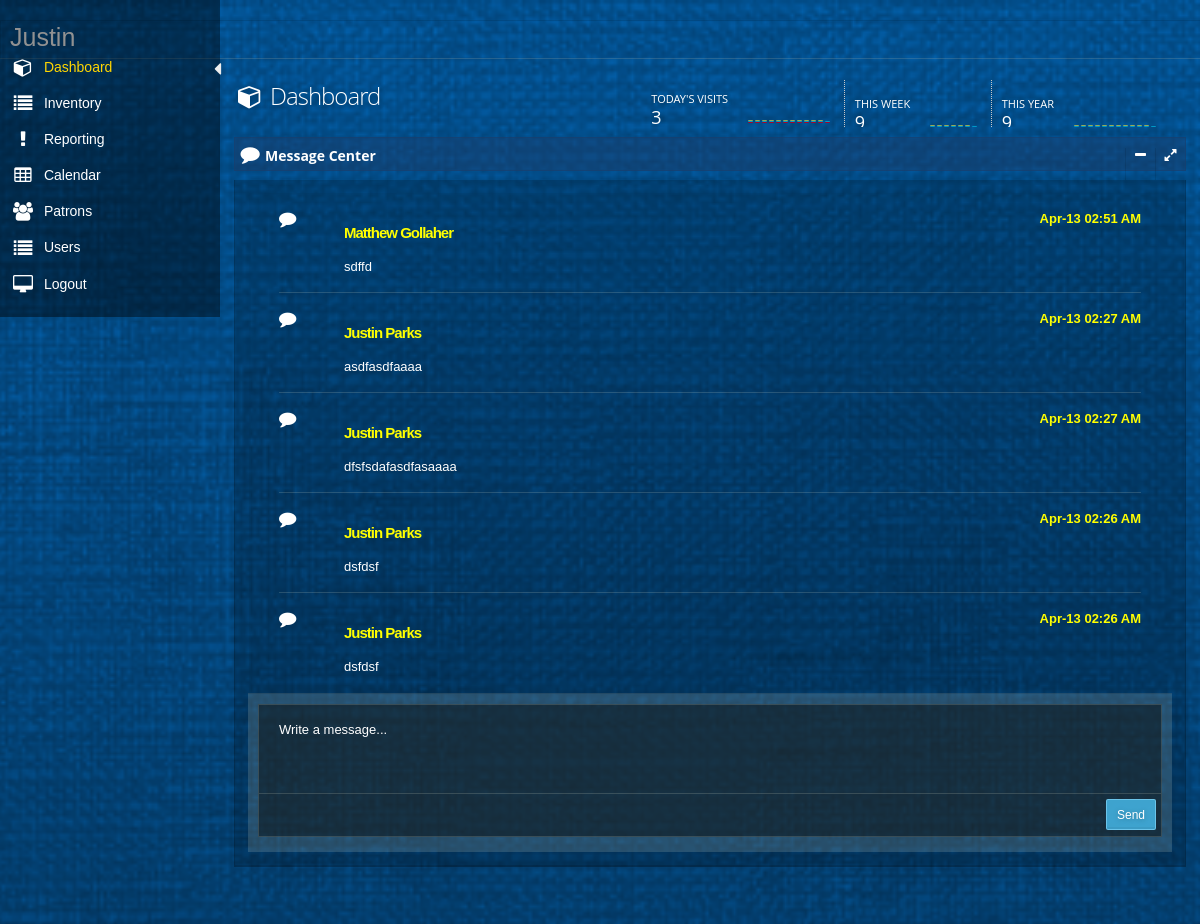
/home (signed in), run on the app's committed database.
### tables this page shows
CREATE TABLE "Message" (
	`Id`	INTEGER NOT NULL UNIQUE,
	`Author`	TEXT NOT NULL,
	`Time`	TEXT NOT NULL,
	`Content`	TEXT NOT NULL,
	PRIMARY KEY(`Id`)
);

### app.py (the view)
@app.route('/')
@app.route('/index')
@app.route('/menu')
@app.route('/home')
def index():
    return loginModule.index()

### databaseFunctions.py (called while the page is built)
def getAllVisitPatronVisitTimes():
    with engine.connect() as connection:
        sqlText = text("SELECT PatronVisitTime FROM VisitHistory ORDER by Id")
        result = engine.execute(sqlText)
        patronVisitTimes = []
        for row in result:
            patronVisitTimes.append(row[0])
        if not patronVisitTimes:
            return None
        else:
            return patronVisitTimes

def getAllVisitPatronVisitDates():
    with engine.connect() as connection:
        sqlText = text("SELECT PatronVisitDate FROM VisitHistory ORDER by Id")
        result = engine.execute(sqlText)
        patronVisitDates = []
        for row in result:
            patronVisitDates.append(row[0])
        if not patronVisitDates:
            return None
        else:
            return patronVisitDates

def getTop100MessageAuthors():
    with engine.connect() as connection:
        sqlText = text("SELECT Author FROM Message ORDER by Id DESC LIMIT 100")
        result = engine.execute(sqlText)
        authors = []
        for row in result:
            authors.append(row[0])
        if not authors:
            return None
        else:
            return authors

def getTop100MessageTimes():
    with engine.connect() as connection:
        sqlText = text("SELECT Time FROM Message ORDER by Id DESC LIMIT 100")
        result = engine.execute(sqlText)
        times = []
        for row in result:
            times.append(row[0])
        if not times:
            return None
        else:
            return times

def getTop100MessageContents():
    with engine.connect() as connection:
        sqlText = text("SELECT Content FROM Message ORDER by Id DESC LIMIT 100")
        result = engine.execute(sqlText)
        contents = []
        for row in result:
            contents.append(row[0])
        if not contents:
            return None
        else:
            return contents

### loginModule.py (called while the page is built)
def index():
    if not session.get('isLoggedIn'):
        return redirect('login')
    mT = populateMessagesTable()
    tVT = populateTodaysVisitsTable()
    tTV = sum(tVT)
    wVT = populateWeeksVisitTable()
    tWV = sum(wVT)
    mVT = populateMonthVisitTable()
    tMV = sum(mVT)
    return render_template('menu.html', currentUserFirstName = session.get('currentUserFirstName'), messageTable = mT, todaysVisitsTable = tVT, totalTodaysVisits = tTV, weeksVisitTable = wVT, totalWeekVisists = tWV, monthVisitTable = mVT, totalMonthVisits = tMV)

### templates/menu.html (shortened to what this page needs)
﻿{% extends "layout.html" %}
{% block body %}
<div id="main" role="main">
    <div id="content">
        <div class="row">
            <div class="col-xs-12 col-sm-7 col-md-7 col-lg-4">
                <h1 class="page-title txt-color-blueDark">
                    <i class="fa-fw fa fa-cube"></i>
                    Dashboard
                </h1>
            </div>
            <div class="col-xs-12 col-sm-5 col-md-5 col-lg-8">
                <ul id="sparks" style="padding-right: 30px;">
                    <li class="sparks-info">
                        <h5> Today's Visits <span class="txt-color-blue">{{ totalTodaysVisits }}</span></h5>
                        <div class="sparkline txt-color-blue hidden-mobile hidden-md hidden-sm">
                        </div>
                    </li>
                    <li class="sparks-info">
                        <br />
                        <h5> This Week <span class="txt-color-blue">{{ totalWeekVisists }}</span></h5>
                        <div class="sparkline txt-color-purple hidden-mobile hidden-md hidden-sm">
                        </div>
                    </li>
                    <li class="sparks-info">
                        <br />
                        <h5> This Year <span class="txt-color-blue"> {{totalMonthVisits}} </span></h5>
                        <div class="sparkline txt-color-greenDark hidden-mobile hidden-md hidden-sm">
                        </div>
                    </li>
                </ul>
            </div>
        </div>
        <section id="widget-grid" class="">
            <div class="row">
                <article class="col-xs-12 col-sm-12 col-md-12 col-lg-12">
                    <div class="jarviswidget jarviswidget-color-blueDark" id="wid-id-1" data-widget-editbutton="false" data-widget-colorbutton="false" data-widget-deletebutton="false">
                        <header style="padding-top:10px">
                            <span class="widget-icon"> <i class="fa fa-comment icon fa-lg"></i> </span>
                            <h2 style="line-height:15px"><strong>Message Center</strong></h2>
                        </header>
                        <div>
                            <div class="widget-body">
                                <div id="chat-body" class="chat-body custom-scroll" style="height: 500px;">
                                    <ul>
                                        {% for row in messageTable %}
                                        <li class="message">
                                            <i class="fa fa-comment icon fa-lg" aria-hidden="true"></i>
                                            <br />
                                            <div class="message-text">
                                                <time style="color:yellow; font-size: 13px; font-weight:bolder">
                                                    {{ row['time'] }}
                                                </time> <a style="color:yellow; font-size: 15px; font-weight:bolder" class="username">{{ row['author'] }}</a> <br />{{ row['content'] }}
                                            </div>
                                            <hr>
                                        </li>
                                        {% endfor %}
                                    </ul>
                                </div>
                                <div class="chat-footer">
                                    <div class="textarea-div">
                                        <div class="typearea">
                                            <textarea class="form-control" placeholder="Write a message..." rows="3" maxlength="2500" id="content" name="content"></textarea>
                                        </div>
                                    </div>
                                    <span class="textarea-controls">
                                        <button class="btn btn-sm btn-primary pull-right" id="addMessage">
                                            Send
                                        </button>
                                    </span>
                                </div>
                            </div>
                        </div>
                    </div>
                </article>
            </div>
        </section>
    </div>
</div>
{% endblock %}

### static/css/styles.css (style rules this page uses)
body { width:100%; height:100% }

### static/css/signature-pad.css (style rules this page uses)
body { font-family: Helvetica, Sans-Serif; -moz-user-select: none; -webkit-user-select: none; -ms-user-select: none; }

### data on the page
Message: time "Apr-13 02:51 AM", author "Matthew Gollaher", content "sdffd"
Message: time "Apr-13 02:27 AM", author "Justin Parks", content "asdfasdfaaaa"
Message: time "Apr-13 02:27 AM", author "Justin Parks", content "dfsfsdafasdfasaaaa"
Message: time "Apr-13 02:26 AM", author "Justin Parks", content "dsfdsf"
Message: time "Apr-13 02:26 AM", author "Justin Parks", content "dsfdsf"

### other printed values
{{ session['currentUserFirstName'] }} "Justin"
{{ totalTodaysVisits }} "3"
